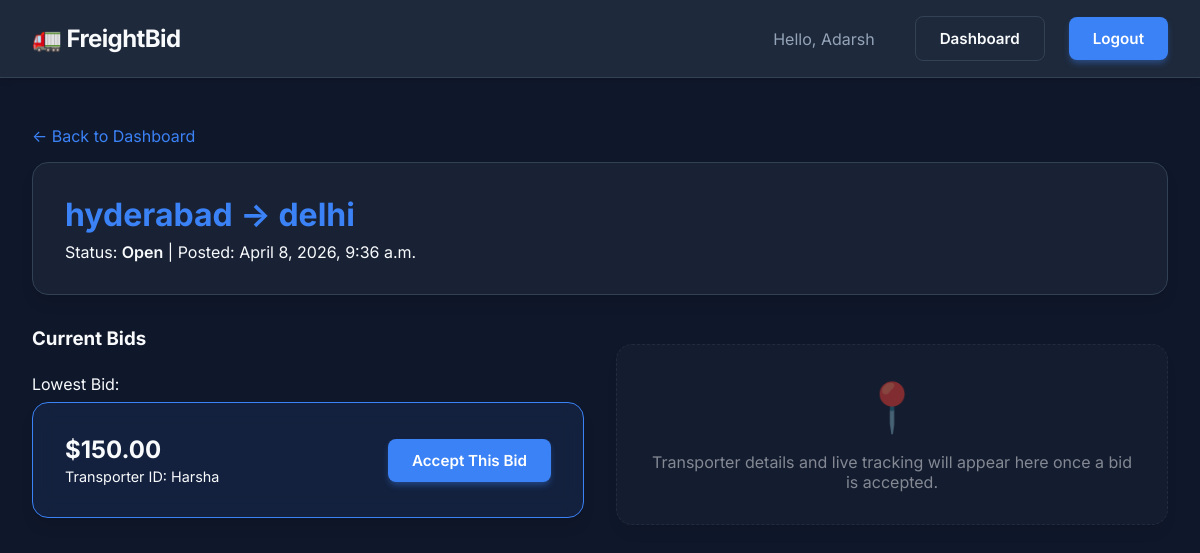
The page /requirement/4/ (signed in) on the database its author committed.
### core/models.py (models this page shows, shortened)
class Requirement(models.Model):
    STATUS_CHOICES = (
        ('Open', 'Open'),
        ('Closed', 'Closed'),
    )
    customer = models.ForeignKey(User, on_delete=models.CASCADE, related_name='requirements')
    source_city = models.CharField(max_length=100)
    destination_city = models.CharField(max_length=100)
    status = models.CharField(max_length=20, choices=STATUS_CHOICES, default='Open')
    created_at = models.DateTimeField(auto_now_add=True)
    winning_bid = models.ForeignKey('Bid', null=True, blank=True, on_delete=models.SET_NULL, related_name='won_requirements')

class Bid(models.Model):
    requirement = models.ForeignKey(Requirement, on_delete=models.CASCADE, related_name='bids')
    transporter = models.ForeignKey(User, on_delete=models.CASCADE, related_name='placed_bids')
    amount = models.DecimalField(max_digits=10, decimal_places=2)
    created_at = models.DateTimeField(auto_now_add=True)

### core/views.py (the view, shortened to what this page needs)
# urls.py: path('requirement/<int:req_id>/', views.requirement_detail, name='requirement_detail'),
def requirement_detail(request, req_id):
    if not hasattr(request.user, 'profile') or request.user.profile.user_type != 'Customer':
        return redirect('home')
    requirement = get_object_or_404(Requirement, id=req_id, customer=request.user)
    bids = requirement.bids.all().order_by('amount')
    lowest_bid = bids.first() if bids.exists() else None
    return render(request, 'core/requirement_detail.html', {
        'requirement': requirement,
        'bids': bids,
        'lowest_bid': lowest_bid
    })

### templates/core/requirement_detail.html (shortened to what this page needs)
{% extends 'base.html' %}
{% block content %}
<link rel="stylesheet" href="https://unpkg.com/leaflet@1.9.4/dist/leaflet.css"
 />
<div class="mt-4">
    <a href="{% url 'customer_dashboard' %}" class="text-secondary"
        style="display: inline-block; margin-bottom: 1rem;">&larr; Back to Dashboard</a>
    <div class="glass-card" style="margin-bottom: 2rem;">
        <div style="display: flex; justify-content: space-between; align-items: flex-start;">
            <div>
                <h2 style="font-size: 2rem; margin-bottom: 0.5rem; color: var(--accent-primary);">
                    {{ requirement.source_city }} &rarr; {{ requirement.destination_city }}
                </h2>
                <div class="text-secondary">
                    Status: <span style="font-weight: 600; color: {% if requirement.status == 'Open' %}var(--text-primary){% else %}var(--success){% endif %};">{{ requirement.status }}</span> |
                    Posted: {{ requirement.created_at }}
                </div>
            </div>
        </div>
    </div>
    <div class="grid" style="grid-template-columns: 1fr 1fr; gap: 2rem;">
        <div>
            <h3 style="margin-bottom: 1.5rem;">Current Bids</h3>
            {% if requirement.status == 'Open' %}
            {% if bids %}
            <div style="margin-bottom: 1.5rem;">
                <span class="text-secondary">Lowest Bid:</span>
                <div class="glass-card"
                    style="border-color: var(--accent-primary); background: rgba(59, 130, 246, 0.1); margin-top: 0.5rem; display: flex; justify-content: space-between; align-items: center;">
                    <div>
                        <h4 style="font-size: 1.5rem; margin-bottom: 0.25rem;">${{ lowest_bid.amount }}</h4>
                        <div class="text-secondary" style="font-size: 0.9rem;">Transporter ID: {{ lowest_bid.transporter.username }}</div>
                    </div>
                    <form method="post">
                        <button type="submit" class="btn btn-primary">Accept This Bid</button>
                    </form>
                </div>
            </div>
            {% else %}
            <div class="glass-card text-center text-secondary">
                Waiting for transporters to place bids...
            </div>
            {% endif %}
            {% endif %}
        </div>
        {% if requirement.status == 'Closed' and requirement.winning_bid %}
        <div>
            <h3 style="margin-bottom: 1.5rem;">Transporter Details</h3>
            <div class="glass-card" style="margin-bottom: 1.5rem;">
                <div style="margin-bottom: 1rem;">
                    <div class="text-secondary" style="font-size: 0.85rem; text-transform: uppercase;">Transporter Name</div>
                    <div style="font-size: 1.1rem; font-weight: 500;">{{ requirement.winning_bid.transporter.transporter_profile.transporter_name }}</div>
                </div>
                <div style="margin-bottom: 1rem;">
                    <div class="text-secondary" style="font-size: 0.85rem; text-transform: uppercase;">Vehicle Number</div>
                    <div style="font-size: 1.1rem; font-weight: 500; font-family: monospace;">{{ requirement.winning_bid.transporter.transporter_profile.vehicle_number }}</div>
                </div>
                <div>
                    <div class="text-secondary" style="font-size: 0.85rem; text-transform: uppercase;">Contact Number</div>
                    <div style="font-size: 1.1rem; font-weight: 500;">{{ requirement.winning_bid.transporter.profile.contact_number }}</div>
                </div>
            </div>
            <h3 style="margin-bottom: 1.5rem;">Live Location (Simulated)</h3>
            <div id="map"
                style="height: 300px; border-radius: 1rem; border: 1px solid var(--border-color); z-index: 1;"></div>
            <script>
                document.addEventListener('DOMContentLoaded', function () {
                    let lat = {{ requirement.winning_bid.transporter.transporter_profile.current_latitude|default:20.5937 }};
                    let lng = {{ requirement.winning_bid.transporter.transporter_profile.current_longitude|default:78.9629 }};
                    var map = L.map('map').setView([lat, lng], 13);
                    L.tileLayer('https://{s}.tile.openstreetmap.org/{z}/{x}/{y}.png', {
                        maxZoom: 19,
                        attribution: '&copy; OpenStreetMap'
                    }).addTo(map);
                    var customIcon = L.divIcon({
                        className: 'custom-div-icon',
                        html: "<div style='background-color:#3B82F6; color:white; padding:5px; border-radius:50%; text-align:center; box-shadow:0 0 10px rgba(59,130,246,0.8); width:30px; height:30px; line-height:20px; font-size:16px;'>🚚</div>",
                        iconSize: [30, 30],
                        iconAnchor: [15, 15]
                    });
                    var marker = L.marker([lat, lng], { icon: customIcon }).addTo(map)
                        .bindPopup("{{ requirement.winning_bid.transporter.transporter_profile.transporter_name }} - En route").openPopup();
                    // Simulate movement every 2 seconds
                    setInterval(function () {
                        lat += (Math.random() - 0.5) * 0.005;
                        lng += (Math.random() - 0.5) * 0.005;
                        var newLatLng = new L.LatLng(lat, lng);
                        marker.setLatLng(newLatLng);
                        map.panTo(newLatLng);
                    }, 2000);
                });
            </script>
        </div>
        {% else %}
        <div style="display: flex; align-items: center; justify-content: center; opacity: 0.5;">
            <div class="text-center text-secondary glass-card" style="width: 100%; border-style: dashed;">
                <div style="font-size: 3rem; margin-bottom: 1rem;">📍</div>
                Transporter details and live tracking will appear here once a bid is accepted.
            </div>
        </div>
        {% endif %}
    </div>
</div>
{% endblock %}

### templates/base.html (shortened to what this page needs)
{% load static %}
<!DOCTYPE html>
<html lang="en">
<head>
    <link rel="stylesheet" href="{% static 'css/index.css' %}">
</head>
<body>
    <nav class="navbar">
        <div class="nav-brand">
            <a href="/">🚛 FreightBid</a>
        </div>
        <div class="nav-links">
            {% if user.is_authenticated %}
                <span style="color: var(--text-secondary); margin-right: 1rem;">Hello, {{ user.username }}</span>
                <a href="/dashboard/" class="btn btn-outline">Dashboard</a>
                <form action="/logout/" method="post" style="display:inline;">
                    <button type="submit" class="btn btn-primary" style="font-size:0.95rem; cursor:pointer;">Logout</button>
                </form>
            {% else %}
                <a href="/login/" class="btn btn-outline">Login</a>
                <a href="/signup/" class="btn btn-primary">Register</a>
            {% endif %}
        </div>
    </nav>
    <main class="container">
        {% block content %}
        {% endblock %}
    </main>
</body>
</html>

### static/css/index.css (style rules this page uses)
:root { --bg-primary: #0F172A; --bg-secondary: #1E293B; --text-primary: #F8FAFC; --text-secondary: #94A3B8; --accent-primary: #3B82F6; --accent-hover: #2563EB; --success: #10B981; --border-color: #334155; --card-bg: rgba(30, 41, 59, 0.7); }
* { margin: 0; padding: 0; box-sizing: border-box; }
body { font-family: 'Inter', -apple-system, BlinkMacSystemFont, "Segoe UI", Roboto, Helvetica, Arial, sans-serif; background-color: var(--bg-primary); color: var(--text-primary); min-height: 100vh; display: flex; flex-direction: column; }
a { color: var(--accent-primary); text-decoration: none; transition: color 0.2s ease; }
.navbar { display: flex; justify-content: space-between; align-items: center; padding: 1rem 2rem; background-color: var(--bg-secondary); border-bottom: 1px solid var(--border-color); box-shadow: 0 4px 6px -1px rgba(0, 0, 0, 0.1); }
.nav-brand { font-size: 1.5rem; font-weight: 700; letter-spacing: -0.025em; color: var(--text-primary); }
.nav-links { display: flex; gap: 1.5rem; align-items: center; }
.container { max-width: 1200px; margin: 0 auto; padding: 2rem; width: 100%; }
.glass-card { background: var(--card-bg); backdrop-filter: blur(10px); border: 1px solid var(--border-color); border-radius: 1rem; padding: 2rem; box-shadow: 0 10px 15px -3px rgba(0, 0, 0, 0.1), 0 4px 6px -2px rgba(0, 0, 0, 0.05); transition: transform 0.2s ease; }
.btn { display: inline-flex; align-items: center; justify-content: center; padding: 0.75rem 1.5rem; font-weight: 600; border-radius: 0.5rem; cursor: pointer; transition: all 0.2s ease; border: none; font-family: inherit; font-size: 0.95rem; }
.btn-primary { background-color: var(--accent-primary); color: white; box-shadow: 0 4px 6px -1px rgba(59, 130, 246, 0.4); }
.btn-outline { background-color: transparent; border: 1px solid var(--border-color); color: var(--text-primary); }
.text-center { text-align: center; }
.mt-4 { margin-top: 1rem; }
.grid { display: grid; gap: 1.5rem; }

### templates/base.html (style rules this page uses)
.nav-brand a { color: var(--text-primary); text-decoration: none; }

### rows shown on the page
Requirement: source_city "hyderabad", destination_city "delhi", status "Open", created_at "April 8, 2026, 9:36 a.m."
Bid: amount "150.00", transporter.username "Harsha"

### other values the page prints
{{ user.username }} "Adarsh"
